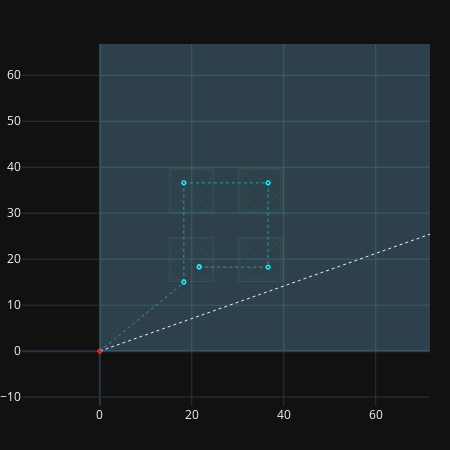
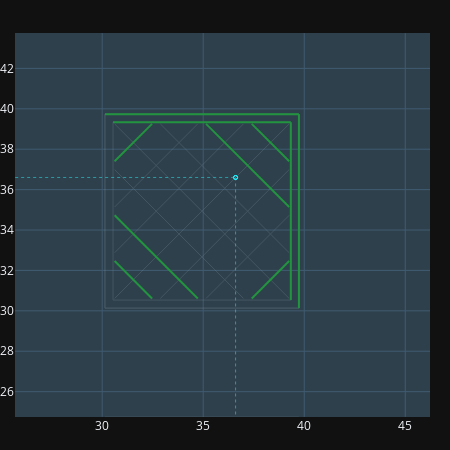
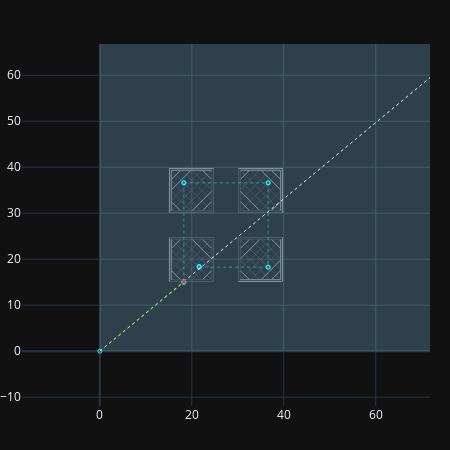
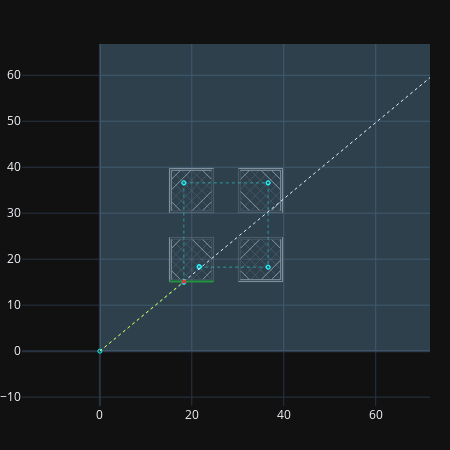

Write notebook code for charts like these, in order.
### Code cell
l = 16
plot_steps(t.layer_steps[l], prev_layer=g.layers[l-1])

### Figure 1 — Plotly figure (JSON) as saved in the notebook; plotly's stock layout.template omitted (floating-point values rounded to 4 significant figures; data arrays with more than 128 entries replaced by an {"elided": "..."} marker saying what was removed)
{"data": [{"line": {"color": "gray", "width": 0.5}, "mode": "lines", "name": "Ex[4270] ; [4270] type:wall-outer", "opacity": 0.25, "type": "scatter", "x": [24.74, 24.74, null, 24.74, 15.14, null, 15.14, 15.14, null, 15.14, 24.74, null], "y": [24.73, 15.13, null, 15.13, 15.13, null, 15.13, 24.73, null, 24.73, 24.73, null]}, {"line": {"color": "gray", "width": 0.5}, "mode": "lines", "name": "Ex[4328] ; [4328] type:wall-outer", "opacity": 0.25, "type": "scatter", "x": [39.74, 39.74, null, 39.74, 30.14, null, 30.14, 30.14, null, 30.14, 39.74, null], "y": [24.73, 15.13, null, 15.13, 15.13, null, 15.13, 24.73, null, 24.73, 24.73, null]}, {"line": {"color": "gray", "width": 0.5}, "mode": "lines", "name": "Ex[4386] ; [4386] type:wall-outer", "opacity": 0.25, "type": "scatter", "x": [39.74, 39.74, null, 39.74, 30.14, null, 30.14, 30.14, null, 30.14, 39.74, null], "y": [39.73, 30.13, null, 30.13, 30.13, null, 30.13, 39.73, null, 39.73, 39.73, null]}, {"line": {"color": "gray", "width": 0.5}, "mode": "lines", "name": "Ex[4444] ; [4444] type:wall-outer", "opacity": 0.25, "type": "scatter", "x": [24.74, 24.74, null, 24.74, 15.14, null, 15.14, 15.14, null, 15.14, 24.74, null], "y": [39.73, 30.13, null, 30.13, 30.13, null, 30.13, 39.73, null, 39.73, 39.73, null]}, {"line": {"color": "green", "width": 0.5}, "mode": "lines", "name": "gc_segs", "opacity": 0.25, "type": "scatter", "x": {"elided": "264 float values"}, "y": {"elided": "264 float values"}}, {"line": {"color": "cyan", "dash": "dot", "width": 0.5}, "marker": {"color": "cyan", "size": 4, "symbol": "circle-open"}, "mode": "lines+markers", "type": "scatter", "x": [0, 18.27, null, 18.27, 18.27, null, 18.27, 36.6, null, 36.6, 36.6, null, 36.6, 21.6, null, 21.6, 21.6, null], "y": [0, 14.93, null, 15.13, 36.6, null, 36.6, 36.6, null, 36.6, 18.27, null, 18.27, 18.27, null, 18.27, 18.43, null]}, {"line": {"color": "green", "width": 2}, "mode": "lines", "name": "gc_segs", "type": "scatter", "x": [], "y": []}, {"line": {"color": "white", "dash": "dot", "width": 1}, "mode": "lines", "name": "thread", "type": "scatter", "x": [0, 126.9, null], "y": [0, 44.95, null]}, {"marker": {"color": "red", "size": 4, "symbol": "x"}, "mode": "markers", "name": "anchor", "type": "scatter", "x": [0], "y": [0]}], "layout": {"height": 450, "margin": {"b": 0, "l": 0, "pad": 0, "r": 20, "t": 0}, "shapes": [{"fillcolor": "LightSkyBlue", "line": {"color": "rgba(0, 0, 0, 0)"}, "name": "bed", "opacity": 0.25, "type": "rect", "x0": 0, "x1": 79, "xref": "x", "y0": 0, "y1": 220, "yref": "y"}, {"line": {"color": "white", "width": 10}, "name": "ring", "opacity": 0.25, "type": "circle", "x0": -56.5, "x1": 128.5, "xref": "x", "y0": -64.5, "y1": 120.5, "yref": "y"}, {"line": {"color": "blue", "width": 4}, "name": "indicator", "type": "line", "x0": 122.0, "x1": 131.8, "xref": "x", "y0": 44.04, "y1": 45.87, "yref": "y"}], "showlegend": false, "width": 450, "xaxis": {"domain": [0, 1], "range": [-11.92, 66.8], "type": "linear"}, "yaxis": {"constrain": "domain", "domain": [0.05333, 0.9467], "range": [-11.93, 66.79], "scaleanchor": "x", "scaleratio": 1, "type": "linear"}}}

### Figure 2 — Plotly figure (JSON) as saved in the notebook; plotly's stock layout.template omitted (floating-point values rounded to 4 significant figures; data arrays with more than 128 entries replaced by an {"elided": "..."} marker saying what was removed)
{"data": [{"line": {"color": "gray", "width": 0.5}, "mode": "lines", "name": "Ex[4270] ; [4270] type:wall-outer", "opacity": 0.25, "type": "scatter", "x": [24.74, 24.74, null, 24.74, 15.14, null, 15.14, 15.14, null, 15.14, 24.74, null], "y": [24.73, 15.13, null, 15.13, 15.13, null, 15.13, 24.73, null, 24.73, 24.73, null]}, {"line": {"color": "gray", "width": 0.5}, "mode": "lines", "name": "Ex[4328] ; [4328] type:wall-outer", "opacity": 0.25, "type": "scatter", "x": [39.74, 39.74, null, 39.74, 30.14, null, 30.14, 30.14, null, 30.14, 39.74, null], "y": [24.73, 15.13, null, 15.13, 15.13, null, 15.13, 24.73, null, 24.73, 24.73, null]}, {"line": {"color": "gray", "width": 0.5}, "mode": "lines", "name": "Ex[4386] ; [4386] type:wall-outer", "opacity": 0.25, "type": "scatter", "x": [39.74, 39.74, null, 39.74, 30.14, null, 30.14, 30.14, null, 30.14, 39.74, null], "y": [39.73, 30.13, null, 30.13, 30.13, null, 30.13, 39.73, null, 39.73, 39.73, null]}, {"line": {"color": "gray", "width": 0.5}, "mode": "lines", "name": "Ex[4444] ; [4444] type:wall-outer", "opacity": 0.25, "type": "scatter", "x": [24.74, 24.74, null, 24.74, 15.14, null, 15.14, 15.14, null, 15.14, 24.74, null], "y": [39.73, 30.13, null, 30.13, 30.13, null, 30.13, 39.73, null, 39.73, 39.73, null]}, {"line": {"color": "gray", "width": 1}, "mode": "lines", "name": "gc_segs", "opacity": 0.25, "type": "scatter", "x": {"elided": "264 float values"}, "y": {"elided": "264 float values"}}, {"line": {"color": "cyan", "dash": "dot", "width": 0.5}, "marker": {"color": "cyan", "size": 4, "symbol": "circle-open"}, "mode": "lines+markers", "type": "scatter", "x": [0, 18.27, null, 18.27, 18.27, null, 18.27, 36.6, null, 36.6, 36.6, null, 36.6, 21.6, null, 21.6, 21.6, null], "y": [0, 14.93, null, 15.13, 36.6, null, 36.6, 36.6, null, 36.6, 18.27, null, 18.27, 18.27, null, 18.27, 18.43, null]}, {"line": {"color": "gray", "width": 1}, "mode": "lines", "name": "gc_segs", "type": "scatter", "x": [], "y": []}, {"line": {"color": "green", "width": 2}, "mode": "lines", "name": "gc_segs", "type": "scatter", "x": [39.74, 39.74, null, 15.54, 24.34, null, 39.34, 39.34, null, 34.73, 30.61, null, 15.54, 15.54, null, 20.14, 24.25, null, 37.4, 39.26, null, 39.26, 35.14, null, 15.14, 15.14, null, 19.73, 15.62, null, 30.54, 39.34, null, 15.54, 15.54, null, 39.26, 37.4, null, 39.34, 30.54, null, 35.14, 39.26, null, 39.34, 39.34, null, 32.47, 30.61, null, 15.14, 15.14, null, 24.25, 22.4, null, 17.47, 15.62, null, 39.74, 39.74, null, 15.14, 24.74, null, 15.62, 17.47, null, 15.62, 17.47, null, 39.74, 30.14, null, 22.4, 24.25, null, 30.61, 32.47, null, 17.47, 15.62, null, 30.14, 39.74, null, 30.62, 34.73, null, 37.4, 39.26, null, 22.4, 24.25, null, 39.26, 37.4, null, 30.62, 32.47, null, 32.47, 30.61, null, 24.25, 20.14, null, 24.25, 22.4, null], "y": [39.73, 30.13, null, 39.33, 39.33, null, 39.33, 30.53, null, 24.25, 20.14, null, 30.53, 39.33, null, 30.61, 34.73, null, 15.61, 17.46, null, 35.14, 39.25, null, 15.13, 24.73, null, 39.25, 35.14, null, 39.33, 39.33, null, 15.53, 24.33, null, 37.4, 39.25, null, 15.53, 15.53, null, 15.61, 19.73, null, 24.33, 15.53, null, 39.25, 37.4, null, 30.13, 39.73, null, 22.4, 24.25, null, 39.25, 37.4, null, 24.73, 15.13, null, 39.73, 39.73, null, 32.46, 30.61, null, 17.46, 15.61, null, 15.13, 15.13, null, 30.61, 32.47, null, 17.46, 15.61, null, 24.25, 22.4, null, 39.73, 39.73, null, 34.73, 30.61, null, 30.61, 32.47, null, 15.61, 17.46, null, 22.4, 24.25, null, 32.46, 30.61, null, 24.25, 22.4, null, 20.14, 24.25, null, 37.4, 39.25, null]}, {"marker": {"color": "magenta", "size": 8, "symbol": "circle"}, "mode": "markers", "type": "scatter", "x": [], "y": []}, {"line": {"color": "white", "dash": "dot", "width": 1}, "mode": "lines", "name": "thread", "type": "scatter", "x": [0, 126.9, null], "y": [0, 44.95, null]}, {"marker": {"color": "red", "size": 4, "symbol": "x"}, "mode": "markers", "name": "anchor", "type": "scatter", "x": [0], "y": [0]}], "layout": {"height": 450, "margin": {"b": 0, "l": 0, "pad": 0, "r": 20, "t": 0}, "shapes": [{"fillcolor": "LightSkyBlue", "line": {"color": "rgba(0, 0, 0, 0)"}, "name": "bed", "opacity": 0.25, "type": "rect", "x0": 0, "x1": 79, "xref": "x", "y0": 0, "y1": 220, "yref": "y"}, {"line": {"color": "white", "width": 10}, "name": "ring", "opacity": 0.25, "type": "circle", "x0": -56.5, "x1": 128.5, "xref": "x", "y0": -64.5, "y1": 120.5, "yref": "y"}, {"line": {"color": "blue", "width": 4}, "name": "indicator", "type": "line", "x0": 122.0, "x1": 131.8, "xref": "x", "y0": 44.04, "y1": 45.87, "yref": "y"}], "showlegend": false, "width": 450, "xaxis": {"autorange": false, "domain": [0, 1], "range": [26.46, 45.45], "type": "linear"}, "yaxis": {"autorange": false, "constrain": "domain", "domain": [0.04222, 0.9578], "range": [24.75, 43.75], "scaleanchor": "x", "scaleratio": 1, "type": "linear"}}}

### Figure 3 — Plotly figure (JSON) as saved in the notebook; plotly's stock layout.template omitted (floating-point values rounded to 4 significant figures; data arrays with more than 128 entries replaced by an {"elided": "..."} marker saying what was removed)
{"data": [{"line": {"color": "gray", "width": 0.5}, "mode": "lines", "name": "Ex[4270] ; [4270] type:wall-outer", "opacity": 0.25, "type": "scatter", "x": [24.74, 24.74, null, 24.74, 15.14, null, 15.14, 15.14, null, 15.14, 24.74, null], "y": [24.73, 15.13, null, 15.13, 15.13, null, 15.13, 24.73, null, 24.73, 24.73, null]}, {"line": {"color": "gray", "width": 0.5}, "mode": "lines", "name": "Ex[4328] ; [4328] type:wall-outer", "opacity": 0.25, "type": "scatter", "x": [39.74, 39.74, null, 39.74, 30.14, null, 30.14, 30.14, null, 30.14, 39.74, null], "y": [24.73, 15.13, null, 15.13, 15.13, null, 15.13, 24.73, null, 24.73, 24.73, null]}, {"line": {"color": "gray", "width": 0.5}, "mode": "lines", "name": "Ex[4386] ; [4386] type:wall-outer", "opacity": 0.25, "type": "scatter", "x": [39.74, 39.74, null, 39.74, 30.14, null, 30.14, 30.14, null, 30.14, 39.74, null], "y": [39.73, 30.13, null, 30.13, 30.13, null, 30.13, 39.73, null, 39.73, 39.73, null]}, {"line": {"color": "gray", "width": 0.5}, "mode": "lines", "name": "Ex[4444] ; [4444] type:wall-outer", "opacity": 0.25, "type": "scatter", "x": [24.74, 24.74, null, 24.74, 15.14, null, 15.14, 15.14, null, 15.14, 24.74, null], "y": [39.73, 30.13, null, 30.13, 30.13, null, 30.13, 39.73, null, 39.73, 39.73, null]}, {"line": {"color": "gray", "width": 1}, "mode": "lines", "name": "gc_segs", "opacity": 0.25, "type": "scatter", "x": {"elided": "264 float values"}, "y": {"elided": "264 float values"}}, {"line": {"color": "cyan", "dash": "dot", "width": 0.5}, "marker": {"color": "cyan", "size": 4, "symbol": "circle-open"}, "mode": "lines+markers", "type": "scatter", "x": [0, 18.27, null, 18.27, 18.27, null, 18.27, 36.6, null, 36.6, 36.6, null, 36.6, 21.6, null, 21.6, 21.6, null], "y": [0, 14.93, null, 15.13, 36.6, null, 36.6, 36.6, null, 36.6, 18.27, null, 18.27, 18.27, null, 18.27, 18.43, null]}, {"line": {"color": "gray", "width": 1}, "mode": "lines", "name": "gc_segs", "type": "scatter", "x": [39.74, 39.74, null, 15.54, 24.34, null, 39.34, 39.34, null, 34.73, 30.61, null, 15.54, 15.54, null, 20.14, 24.25, null, 37.4, 39.26, null, 39.26, 35.14, null, 15.14, 15.14, null, 30.54, 39.34, null, 19.73, 15.62, null, 15.54, 15.54, null, 39.26, 37.4, null, 39.34, 30.54, null, 35.14, 39.26, null, 39.34, 39.34, null, 32.47, 30.61, null, 15.14, 15.14, null, 24.25, 22.4, null, 17.47, 15.62, null, 39.74, 39.74, null, 15.14, 24.74, null, 15.62, 17.47, null, 15.62, 17.47, null, 39.74, 30.14, null, 22.4, 24.25, null, 30.61, 32.47, null, 17.47, 15.62, null, 30.14, 39.74, null, 30.62, 34.73, null, 37.4, 39.26, null, 22.4, 24.25, null, 39.26, 37.4, null, 30.62, 32.47, null, 32.47, 30.61, null, 24.25, 20.14, null, 24.25, 22.4, null], "y": [39.73, 30.13, null, 39.33, 39.33, null, 39.33, 30.53, null, 24.25, 20.14, null, 30.53, 39.33, null, 30.61, 34.73, null, 15.61, 17.46, null, 35.14, 39.25, null, 15.13, 24.73, null, 39.33, 39.33, null, 39.25, 35.14, null, 15.53, 24.33, null, 37.4, 39.25, null, 15.53, 15.53, null, 15.61, 19.73, null, 24.33, 15.53, null, 39.25, 37.4, null, 30.13, 39.73, null, 22.4, 24.25, null, 39.25, 37.4, null, 24.73, 15.13, null, 39.73, 39.73, null, 32.46, 30.61, null, 17.46, 15.61, null, 15.13, 15.13, null, 30.61, 32.47, null, 17.46, 15.61, null, 24.25, 22.4, null, 39.73, 39.73, null, 34.73, 30.61, null, 30.61, 32.47, null, 15.61, 17.46, null, 22.4, 24.25, null, 32.46, 30.61, null, 24.25, 22.4, null, 20.14, 24.25, null, 37.4, 39.25, null]}, {"line": {"color": "green", "width": 2}, "mode": "lines", "name": "gc_segs", "type": "scatter", "x": [], "y": []}, {"marker": {"color": "magenta", "size": 8, "symbol": "circle"}, "mode": "markers", "type": "scatter", "x": [], "y": []}, {"line": {"color": "white", "dash": "dot", "width": 1}, "mode": "lines", "name": "thread", "type": "scatter", "x": [18.27, 106.3, null], "y": [15.13, 88.08, null]}, {"line": {"color": "yellow", "dash": "dot", "width": 1}, "mode": "lines", "type": "scatter", "x": [0, 18.27], "y": [0, 15.13]}, {"marker": {"color": "red", "size": 4, "symbol": "x"}, "mode": "markers", "name": "anchor", "type": "scatter", "x": [18.27], "y": [15.13]}], "layout": {"height": 450, "margin": {"b": 0, "l": 0, "pad": 0, "r": 20, "t": 0}, "shapes": [{"fillcolor": "LightSkyBlue", "line": {"color": "rgba(0, 0, 0, 0)"}, "name": "bed", "opacity": 0.25, "type": "rect", "x0": 0, "x1": 79, "xref": "x", "y0": 0, "y1": 220, "yref": "y"}, {"line": {"color": "white", "width": 10}, "name": "ring", "opacity": 0.25, "type": "circle", "x0": -56.5, "x1": 128.5, "xref": "x", "y0": -64.5, "y1": 120.5, "yref": "y"}, {"line": {"color": "blue", "width": 4}, "name": "indicator", "type": "line", "x0": 102.5, "x1": 110.1, "xref": "x", "y0": 84.84, "y1": 91.33, "yref": "y"}], "showlegend": false, "width": 450, "xaxis": {"domain": [0, 1], "range": [-11.92, 66.8], "type": "linear"}, "yaxis": {"constrain": "domain", "domain": [0.05333, 0.9467], "range": [-11.93, 66.79], "scaleanchor": "x", "scaleratio": 1, "type": "linear"}}}

### Figure 4 — Plotly figure (JSON) as saved in the notebook; plotly's stock layout.template omitted (floating-point values rounded to 4 significant figures; data arrays with more than 128 entries replaced by an {"elided": "..."} marker saying what was removed)
{"data": [{"line": {"color": "gray", "width": 0.5}, "mode": "lines", "name": "Ex[4270] ; [4270] type:wall-outer", "opacity": 0.25, "type": "scatter", "x": [24.74, 24.74, null, 24.74, 15.14, null, 15.14, 15.14, null, 15.14, 24.74, null], "y": [24.73, 15.13, null, 15.13, 15.13, null, 15.13, 24.73, null, 24.73, 24.73, null]}, {"line": {"color": "gray", "width": 0.5}, "mode": "lines", "name": "Ex[4328] ; [4328] type:wall-outer", "opacity": 0.25, "type": "scatter", "x": [39.74, 39.74, null, 39.74, 30.14, null, 30.14, 30.14, null, 30.14, 39.74, null], "y": [24.73, 15.13, null, 15.13, 15.13, null, 15.13, 24.73, null, 24.73, 24.73, null]}, {"line": {"color": "gray", "width": 0.5}, "mode": "lines", "name": "Ex[4386] ; [4386] type:wall-outer", "opacity": 0.25, "type": "scatter", "x": [39.74, 39.74, null, 39.74, 30.14, null, 30.14, 30.14, null, 30.14, 39.74, null], "y": [39.73, 30.13, null, 30.13, 30.13, null, 30.13, 39.73, null, 39.73, 39.73, null]}, {"line": {"color": "gray", "width": 0.5}, "mode": "lines", "name": "Ex[4444] ; [4444] type:wall-outer", "opacity": 0.25, "type": "scatter", "x": [24.74, 24.74, null, 24.74, 15.14, null, 15.14, 15.14, null, 15.14, 24.74, null], "y": [39.73, 30.13, null, 30.13, 30.13, null, 30.13, 39.73, null, 39.73, 39.73, null]}, {"line": {"color": "gray", "width": 1}, "mode": "lines", "name": "gc_segs", "opacity": 0.25, "type": "scatter", "x": {"elided": "264 float values"}, "y": {"elided": "264 float values"}}, {"line": {"color": "cyan", "dash": "dot", "width": 0.5}, "marker": {"color": "cyan", "size": 4, "symbol": "circle-open"}, "mode": "lines+markers", "type": "scatter", "x": [0, 18.27, null, 18.27, 18.27, null, 18.27, 36.6, null, 36.6, 36.6, null, 36.6, 21.6, null, 21.6, 21.6, null], "y": [0, 14.93, null, 15.13, 36.6, null, 36.6, 36.6, null, 36.6, 18.27, null, 18.27, 18.27, null, 18.27, 18.43, null]}, {"line": {"color": "gray", "width": 1}, "mode": "lines", "name": "gc_segs", "type": "scatter", "x": [39.74, 39.74, null, 15.54, 24.34, null, 39.34, 39.34, null, 34.73, 30.61, null, 15.54, 15.54, null, 20.14, 24.25, null, 37.4, 39.26, null, 39.26, 35.14, null, 15.14, 15.14, null, 30.54, 39.34, null, 19.73, 15.62, null, 15.54, 15.54, null, 39.26, 37.4, null, 39.34, 30.54, null, 35.14, 39.26, null, 39.34, 39.34, null, 32.47, 30.61, null, 15.14, 15.14, null, 24.25, 22.4, null, 17.47, 15.62, null, 39.74, 39.74, null, 15.14, 24.74, null, 15.62, 17.47, null, 15.62, 17.47, null, 39.74, 30.14, null, 22.4, 24.25, null, 30.61, 32.47, null, 17.47, 15.62, null, 30.14, 39.74, null, 30.62, 34.73, null, 37.4, 39.26, null, 22.4, 24.25, null, 39.26, 37.4, null, 30.62, 32.47, null, 32.47, 30.61, null, 24.25, 20.14, null, 24.25, 22.4, null], "y": [39.73, 30.13, null, 39.33, 39.33, null, 39.33, 30.53, null, 24.25, 20.14, null, 30.53, 39.33, null, 30.61, 34.73, null, 15.61, 17.46, null, 35.14, 39.25, null, 15.13, 24.73, null, 39.33, 39.33, null, 39.25, 35.14, null, 15.53, 24.33, null, 37.4, 39.25, null, 15.53, 15.53, null, 15.61, 19.73, null, 24.33, 15.53, null, 39.25, 37.4, null, 30.13, 39.73, null, 22.4, 24.25, null, 39.25, 37.4, null, 24.73, 15.13, null, 39.73, 39.73, null, 32.46, 30.61, null, 17.46, 15.61, null, 15.13, 15.13, null, 30.61, 32.47, null, 17.46, 15.61, null, 24.25, 22.4, null, 39.73, 39.73, null, 34.73, 30.61, null, 30.61, 32.47, null, 15.61, 17.46, null, 22.4, 24.25, null, 32.46, 30.61, null, 24.25, 22.4, null, 20.14, 24.25, null, 37.4, 39.25, null]}, {"line": {"color": "yellow", "dash": "dot", "width": 1}, "mode": "lines", "type": "scatter", "x": [0, 18.27], "y": [0, 15.13]}, {"line": {"color": "green", "width": 2}, "mode": "lines", "name": "gc_segs", "type": "scatter", "x": [24.74, 15.14, null], "y": [15.13, 15.13, null]}, {"marker": {"color": "magenta", "size": 8, "symbol": "circle"}, "mode": "markers", "type": "scatter", "x": [], "y": []}, {"line": {"color": "white", "dash": "dot", "width": 1}, "mode": "lines", "name": "thread", "type": "scatter", "x": [18.27, 106.3, null], "y": [15.13, 88.08, null]}, {"marker": {"color": "red", "size": 4, "symbol": "x"}, "mode": "markers", "name": "anchor", "type": "scatter", "x": [18.27], "y": [15.13]}], "layout": {"height": 450, "margin": {"b": 0, "l": 0, "pad": 0, "r": 20, "t": 0}, "shapes": [{"fillcolor": "LightSkyBlue", "line": {"color": "rgba(0, 0, 0, 0)"}, "name": "bed", "opacity": 0.25, "type": "rect", "x0": 0, "x1": 79, "xref": "x", "y0": 0, "y1": 220, "yref": "y"}, {"line": {"color": "white", "width": 10}, "name": "ring", "opacity": 0.25, "type": "circle", "x0": -56.5, "x1": 128.5, "xref": "x", "y0": -64.5, "y1": 120.5, "yref": "y"}, {"line": {"color": "blue", "width": 4}, "name": "indicator", "type": "line", "x0": 102.5, "x1": 110.1, "xref": "x", "y0": 84.84, "y1": 91.33, "yref": "y"}], "showlegend": false, "width": 450, "xaxis": {"domain": [0, 1], "range": [-11.92, 66.8], "type": "linear"}, "yaxis": {"constrain": "domain", "domain": [0.05333, 0.9467], "range": [-11.93, 66.79], "scaleanchor": "x", "scaleratio": 1, "type": "linear"}}}
